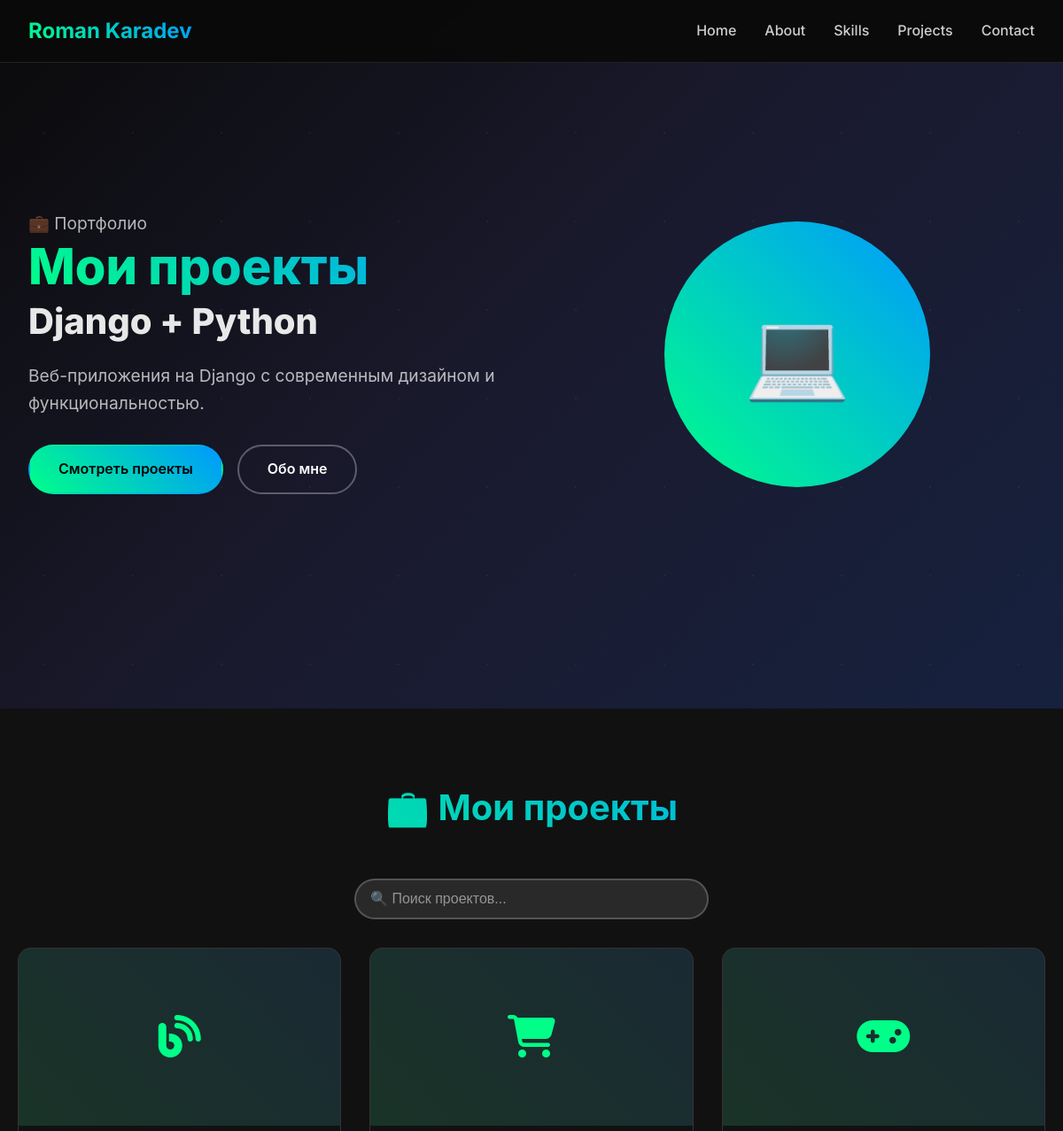
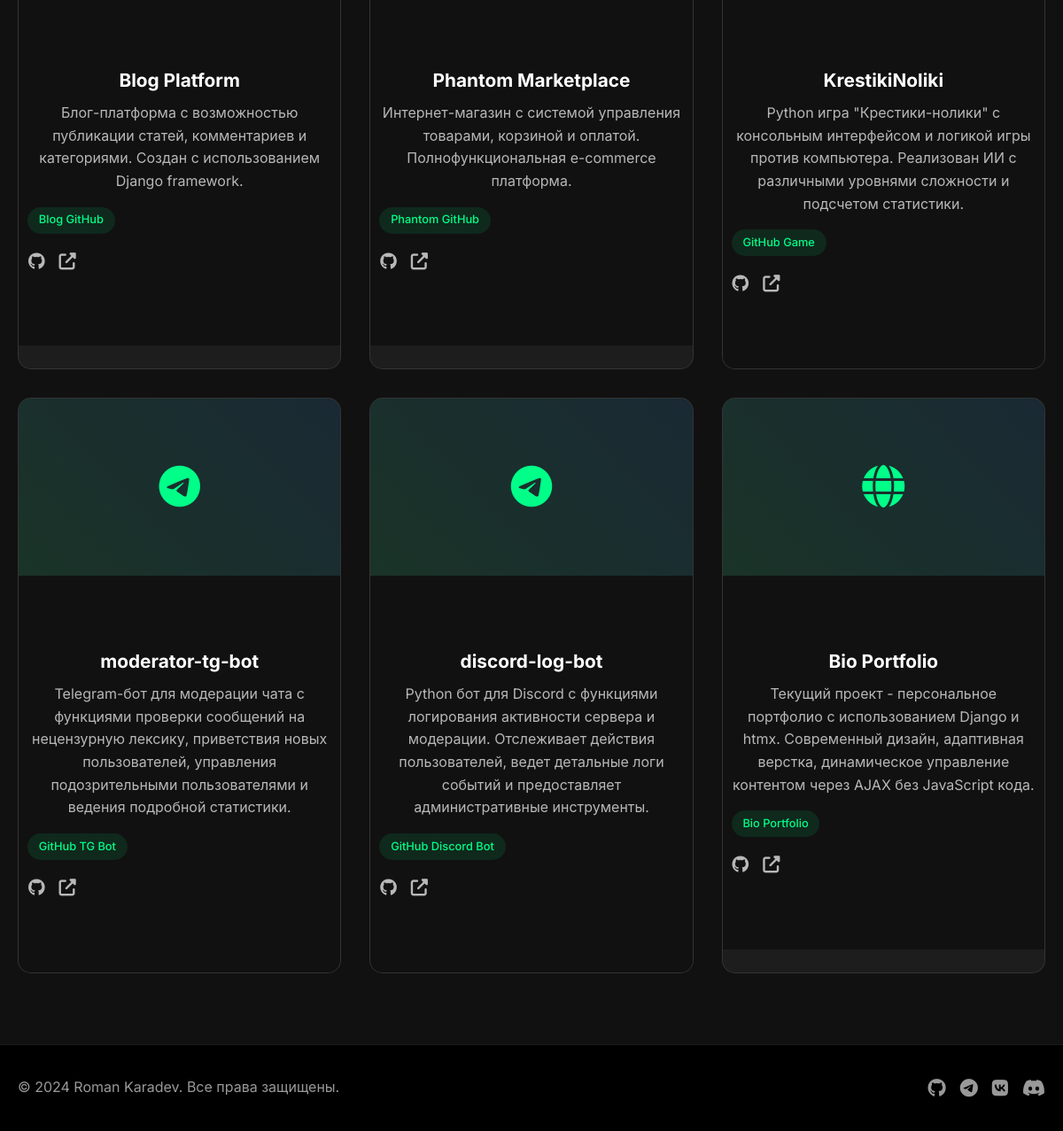
/projects/, run on the app's committed database (2 pictures, top to bottom).
### cabinet/models.py (models this page shows, shortened)
class Project(models.Model):
    name = models.CharField(max_length=255)
    description = models.TextField()
    type_icon = models.ForeignKey(Icon, on_delete=models.CASCADE, null=True, blank=True)
    links = models.ForeignKey(Link, on_delete=models.CASCADE, null=True, blank=True)

class Icon(models.Model):
    icons = {
        'shop': 'fas fa-shopping-cart',
        'blog': 'fas fa-blog',
        'portfolio': 'fas fa-globe',
        'game': 'fas fa-gamepad',
        'other': 'fas fa-question',
    }
    name = models.CharField(max_length=255)
    icon = models.CharField(max_length=255, choices=icons.items())

class Link(models.Model):
    name = models.CharField(max_length=255)
    url = models.URLField()

### cabinet/views.py (the view)
# urls.py: path('projects/', ProjectsView.as_view(), name='projects'),
class ProjectsView(View):
    def get(self, request):
        search = request.GET.get('search', '')
        projects = Project.objects.all()
        if search:
            projects = projects.filter(name__icontains=search)
        if request.headers.get('HX-Request'):
            return render(request, 'fragments/project_cards.html', {
                'projects': projects,
                'search': search
            })
        return render(request, 'projects.html', {
            'projects': projects,
            'search': search
        })

### cabinet/templates/projects.html (shortened to what this page needs)
{% extends 'base.html' %}
{% block content %}
<section class="hero">
    <div class="hero-container">
        <div class="hero-content">
            <h1 class="hero-title">
                <span class="hero-greeting">💼 Портфолио</span>
                <span class="hero-name">Мои проекты</span>
                <span class="hero-role">Django + Python</span>
            </h1>
            <p class="hero-description">
                Веб-приложения на Django с современным дизайном и функциональностью.
            </p>
            <div class="hero-buttons">
                <a href="#projects" class="btn btn-primary">Смотреть проекты</a>
                <a href="{% url 'about' %}" class="btn btn-secondary">Обо мне</a>
            </div>
        </div>
        <div class="hero-image">
            <div class="hero-avatar">
                <span>💻</span>
            </div>
        </div>
    </div>
</section>
<section id="projects" class="projects">
    <div class="container">
        <h2 class="section-title">💼 Мои проекты</h2>
        <div class="search-container">
            <form method="GET" hx-get="{% url 'projects' %}" hx-target=".projects-container" hx-trigger="keyup changed delay:300ms from:input[name='search']">
                <input
                    type="text"
                    name="search"
                    placeholder="🔍 Поиск проектов..."
                    value="{{ search }}"
                    class="search-input">
            </form>
        </div>
        <div class="projects-container">
            {% include 'fragments/project_cards.html' %}
        </div>
    </div>
</section>
{% endblock %}

### cabinet/templates/fragments/project_cards.html (shortened to what this page needs)
{% if projects %}
    <div class="projects-grid">
        {% for project in projects %}
            <div class="project-card">
                <div class="project-image">
                    <div class="project-placeholder">
                        {% if project.type_icon %}
                            <i class="{{ project.type_icon.icon }}"></i>
                        {% else %}
                            <i class="fas fa-code"></i>
                        {% endif %}
                    </div>
                </div>
                <div class="project-content">
                    <h3>{{ project.name }}</h3>
                    <p>{{ project.description }}</p>
                    <div class="project-tech">
                        {% if project.links %}
                            <span>{{ project.links.name }}</span>
                        {% endif %}
                    </div>
                    <div class="project-links">
                        <a href="{% url 'project_detail' project.pk %}" class="project-link">
                            <i class="fab fa-github"></i>
                        </a>
                        {% if project.links %}
                            <a href="{{ project.links.url }}" target="_blank" class="project-link">
                                <i class="fas fa-external-link-alt"></i>
                            </a>
                        {% endif %}
                    </div>
                </div>
            </div>
        {% endfor %}
    </div>
{% endif %}

### static/css/style.css (style rules this page uses)
* { margin: 0; padding: 0; box-sizing: border-box; }
html { scroll-behavior: smooth; }
body { font-family: 'Inter', -apple-system, BlinkMacSystemFont, 'Segoe UI', Roboto, sans-serif; background: #0a0a0a; color: #ffffff; line-height: 1.6; overflow-x: hidden; }
.container { max-width: 1200px; margin: 0 auto; padding: 0 20px; }
.hero { min-height: 100vh; display: flex; align-items: center; background: linear-gradient(135deg, #0a0a0a 0%, #1a1a2e 50%, #16213e 100%); position: relative; overflow: hidden; }
.hero::before { content: ''; position: absolute; top: 0; left: 0; right: 0; bottom: 0; background-size: 100px 100px; animation: float 20s ease-in-out infinite; }
.hero-container { display: grid; grid-template-columns: 1fr 1fr; gap: 4rem; align-items: center; max-width: 1200px; margin: 0 auto; padding: 0 2rem; position: relative; z-index: 1; }
.hero-content { max-width: 600px; }
.hero-title { font-size: 3.5rem; font-weight: 800; line-height: 1.1; margin-bottom: 1.5rem; display: flex; flex-direction: column; gap: 0.5rem; }
.hero-greeting { font-size: 1.2rem; color: rgba(255, 255, 255, 0.7); font-weight: 400; }
.hero-name { background: linear-gradient(45deg, #00ff88, #0099ff); -webkit-background-clip: text; -webkit-text-fill-color: transparent; background-clip: text; animation: glow 2s ease-in-out infinite alternate; }
.hero-role { color: rgba(255, 255, 255, 0.9); font-size: 2.5rem; }
.hero-description { font-size: 1.2rem; color: rgba(255, 255, 255, 0.7); margin-bottom: 2rem; line-height: 1.6; }
.hero-buttons { display: flex; gap: 1rem; flex-wrap: wrap; }
.btn { padding: 0.8rem 2rem; border-radius: 50px; text-decoration: none; font-weight: 600; transition: all 0.3s ease; border: 2px solid transparent; cursor: pointer; font-size: 1rem; }
.btn-primary { background: linear-gradient(45deg, #00ff88, #0099ff); color: #000; }
.btn-secondary { background: transparent; color: #ffffff; border-color: rgba(255, 255, 255, 0.3); }
.hero-image { display: flex; justify-content: center; align-items: center; }
.hero-avatar { width: 300px; height: 300px; border-radius: 50%; background: linear-gradient(45deg, #00ff88, #0099ff); display: flex; align-items: center; justify-content: center; font-size: 6rem; font-weight: bold; color: #000; position: relative; animation: pulse 2s ease-in-out infinite; }
section { padding: 5rem 0; }
.section-title { font-size: 2.5rem; font-weight: 700; text-align: center; margin-bottom: 3rem; background: linear-gradient(45deg, #00ff88, #0099ff); -webkit-background-clip: text; -webkit-text-fill-color: transparent; background-clip: text; }
.projects { background: #111111; }
.projects-grid { display: grid; grid-template-columns: repeat(auto-fit, minmax(350px, 1fr)); gap: 2rem; }
.project-card { background: rgba(255, 255, 255, 0.05); border-radius: 15px; overflow: hidden; border: 1px solid rgba(255, 255, 255, 0.1); transition: all 0.3s ease; }
.project-image { height: 200px; background: linear-gradient(45deg, rgba(0, 255, 136, 0.1), rgba(0, 153, 255, 0.1)); display: flex; align-items: center; justify-content: center; }
.project-placeholder { font-size: 3rem; color: #00ff88; }
.project-content { padding: 1.5rem; text-align: center; }
.project-content h3 { font-size: 1.3rem; margin-bottom: 0.5rem; color: #ffffff; }
.project-content p { color: rgba(255, 255, 255, 0.7); margin-bottom: 1rem; line-height: 1.6; }
.project-tech { display: flex; flex-wrap: wrap; gap: 0.5rem; margin-bottom: 1rem; margin-left: 10px; }
.project-tech span { background: rgba(0, 255, 136, 0.1); color: #00ff88; padding: 0.3rem 0.8rem; border-radius: 15px; font-size: 0.8rem; font-weight: 500; }
.project-links { display: flex; gap: 1rem; margin-left: 3%; }
.project-link { color: rgba(255, 255, 255, 0.7); font-size: 1.2rem; transition: all 0.3s ease; }
.project-content { background: #111111; padding: 5rem 0; }
.project-content p { margin-left: 10px; margin-right: 10px; }
.search-container { max-width: 400px; margin: 0 auto 2rem auto; position: relative; }
.search-input { width: 100%; padding: 0.75rem 1rem; border: 2px solid rgba(255, 255, 255, 0.2); border-radius: 25px; background: rgba(255, 255, 255, 0.1); color: #ffffff; font-size: 1rem; transition: all 0.3s ease; }
.search-input::placeholder { color: rgba(255, 255, 255, 0.5); }
.project-card { opacity: 0; transform: translateY(20px); animation: slideUp 0.6s ease forwards; }

### data on the page
Project: name "Blog Platform", description "Блог-платформа с возможностью публикации статей, комментариев и категориями. Создан с использованием Django framework.", links.name "Blog GitHub"
Project: name "Phantom Marketplace", description "Интернет-магазин с системой управления товарами, корзиной и оплатой. Полнофункциональная e-commerce платформа.", links.name "Phantom GitHub"
Project: name "KrestikiNoliki", description "Python игра \"Крестики-нолики\" с консольным интерфейсом и логикой игры против компьютера. Реализован ИИ с различными уровнями сложности и подсчетом статистики.", links.name "GitHub Game"
Project: name "moderator-tg-bot", description "Telegram-бот для модерации чата с функциями проверки сообщений на нецензурную лексику, приветствия новых пользователей, управления подозрительными пользователями и ведения подробной статистики.", links.name "GitHub TG Bot"
Project: name "discord-log-bot", description "Python бот для Discord с функциями логирования активности сервера и модерации. Отслеживает действия пользователей, ведет детальные логи событий и предоставляет административные инструменты.", links.name "GitHub Discord Bot"
Project: name "Bio Portfolio", description "Текущий проект - персональное портфолио с использованием Django и htmx. Современный дизайн, адаптивная верстка, динамическое управление контентом через AJAX без JavaScript кода.", links.name "Bio Portfolio"
